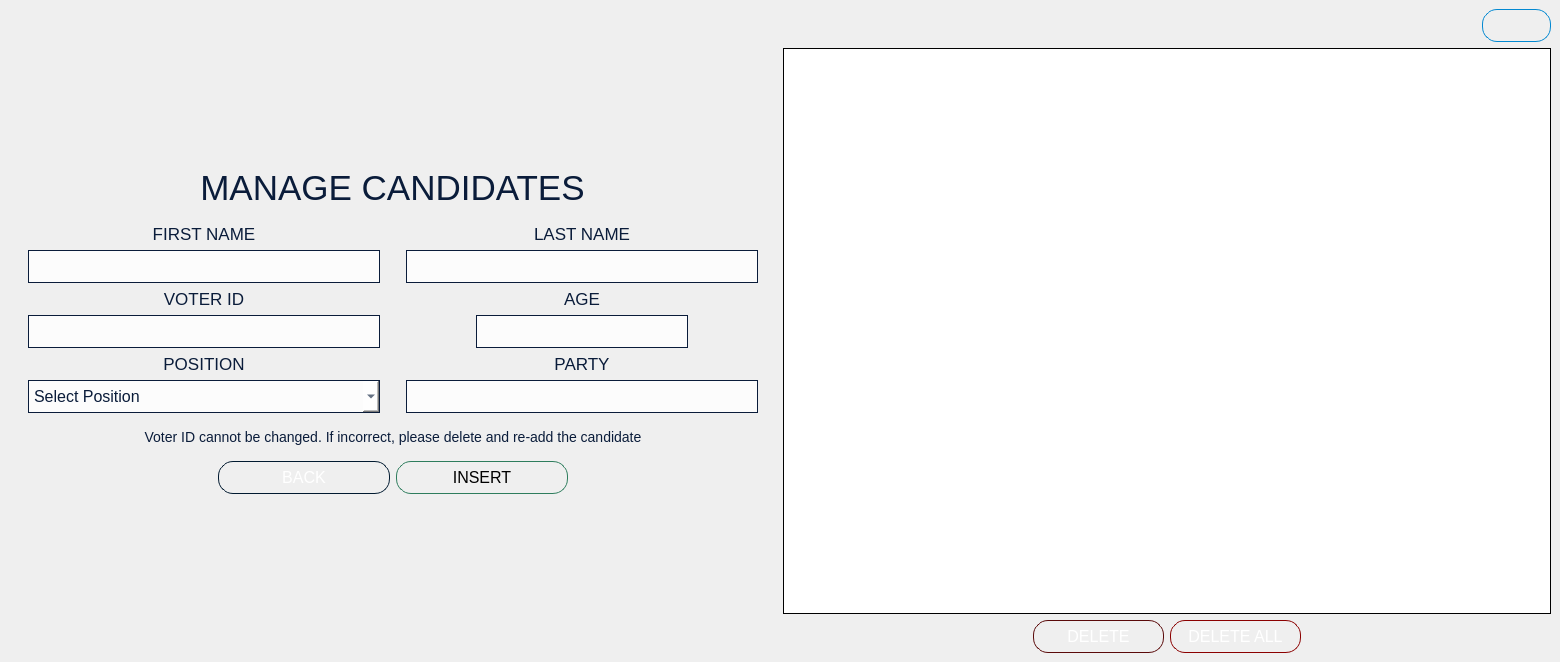
<?xml version="1.0" encoding="UTF-8"?>
<ui version="4.0">
 <class>candidatesmanagement</class>
 <widget class="QMainWindow" name="candidatesmanagement">
  <property name="geometry">
   <rect>
    <x>0</x>
    <y>0</y>
    <width>1560</width>
    <height>662</height>
   </rect>
  </property>
  <property name="windowTitle">
   <string>PolliTech</string>
  </property>
  <property name="windowIcon">
   <iconset resource="../VVM.qrc">
    <normaloff>:/backgrounds/Smol logo no bg.png</normaloff>:/backgrounds/Smol logo no bg.png</iconset>
  </property>
  <property name="styleSheet">
   <string notr="true"/>
  </property>
  <widget class="QWidget" name="centralwidget">
   <property name="styleSheet">
    <string notr="true">QWidget {
	background: qlineargradient(
        x1: 0, y1: 0,
        x2: 0, y2: 1,
        stop: 0 #f0f0f0,
        stop: 1 #e0e0e0
    );
}</string>
   </property>
   <layout class="QGridLayout" name="gridLayout_2">
    <item row="0" column="0">
     <widget class="QFrame" name="frame">
      <property name="sizePolicy">
       <sizepolicy hsizetype="Preferred" vsizetype="Maximum">
        <horstretch>0</horstretch>
        <verstretch>0</verstretch>
       </sizepolicy>
      </property>
      <property name="styleSheet">
       <string notr="true">background-color: none;</string>
      </property>
      <property name="frameShape">
       <enum>QFrame::Shape::NoFrame</enum>
      </property>
      <property name="frameShadow">
       <enum>QFrame::Shadow::Raised</enum>
      </property>
      <layout class="QGridLayout" name="gridLayout">
       <item row="0" column="0">
        <layout class="QVBoxLayout" name="verticalLayout_11">
         <property name="bottomMargin">
          <number>0</number>
         </property>
         <item alignment="Qt::AlignmentFlag::AlignHCenter|Qt::AlignmentFlag::AlignVCenter">
          <widget class="QLabel" name="label">
           <property name="sizePolicy">
            <sizepolicy hsizetype="Preferred" vsizetype="Fixed">
             <horstretch>0</horstretch>
             <verstretch>0</verstretch>
            </sizepolicy>
           </property>
           <property name="styleSheet">
            <string notr="true">QLabel {
	font: 700 9pt &quot;Segoe UI&quot;;
	font-size: 35px;
	color: #0A1C3A;
	background-color: none;
}</string>
           </property>
           <property name="text">
            <string>MANAGE CANDIDATES</string>
           </property>
           <property name="alignment">
            <set>Qt::AlignmentFlag::AlignCenter</set>
           </property>
          </widget>
         </item>
         <item>
          <layout class="QHBoxLayout" name="horizontalLayout_3">
           <property name="topMargin">
            <number>10</number>
           </property>
           <item>
            <layout class="QVBoxLayout" name="verticalLayout_7">
             <item>
              <layout class="QVBoxLayout" name="verticalLayout">
               <property name="leftMargin">
                <number>10</number>
               </property>
               <property name="rightMargin">
                <number>10</number>
               </property>
               <item>
                <widget class="QLabel" name="label_3">
                 <property name="styleSheet">
                  <string notr="true">QLabel {
	font: 600 9pt &quot;Segoe UI&quot;;
	font-size: 17px;
	color: #0A1C3A;
}</string>
                 </property>
                 <property name="text">
                  <string>FIRST NAME</string>
                 </property>
                 <property name="alignment">
                  <set>Qt::AlignmentFlag::AlignCenter</set>
                 </property>
                </widget>
               </item>
               <item>
                <widget class="QLineEdit" name="lineEdit_first_name">
                 <property name="sizePolicy">
                  <sizepolicy hsizetype="MinimumExpanding" vsizetype="Fixed">
                   <horstretch>0</horstretch>
                   <verstretch>0</verstretch>
                  </sizepolicy>
                 </property>
                 <property name="focusPolicy">
                  <enum>Qt::FocusPolicy::StrongFocus</enum>
                 </property>
                 <property name="styleSheet">
                  <string notr="true">QLineEdit {
background-color: rgba(255,255,255,200);
color: #0A1C3A;
font: 14pt &quot;Segoe UI&quot;;
font-size: 16px;
padding: 5px;
border: 1px solid #0A1C3A;
}</string>
                 </property>
                 <property name="alignment">
                  <set>Qt::AlignmentFlag::AlignCenter</set>
                 </property>
                </widget>
               </item>
              </layout>
             </item>
             <item>
              <layout class="QVBoxLayout" name="verticalLayout_3">
               <property name="leftMargin">
                <number>10</number>
               </property>
               <property name="rightMargin">
                <number>10</number>
               </property>
               <item>
                <widget class="QLabel" name="label_2">
                 <property name="styleSheet">
                  <string notr="true">QLabel {
	font: 600 9pt &quot;Segoe UI&quot;;
	font-size: 17px;
	color: #0A1C3A;
}</string>
                 </property>
                 <property name="text">
                  <string>VOTER ID</string>
                 </property>
                 <property name="alignment">
                  <set>Qt::AlignmentFlag::AlignCenter</set>
                 </property>
                </widget>
               </item>
               <item>
                <widget class="QLineEdit" name="lineEdit_voter_id">
                 <property name="sizePolicy">
                  <sizepolicy hsizetype="MinimumExpanding" vsizetype="Fixed">
                   <horstretch>0</horstretch>
                   <verstretch>0</verstretch>
                  </sizepolicy>
                 </property>
                 <property name="focusPolicy">
                  <enum>Qt::FocusPolicy::StrongFocus</enum>
                 </property>
                 <property name="styleSheet">
                  <string notr="true">QLineEdit {
background-color: rgba(255,255,255,200);
color: #0A1C3A;
font: 14pt &quot;Segoe UI&quot;;
font-size: 16px;
padding: 5px;
border: 1px solid #0A1C3A;
}</string>
                 </property>
                 <property name="alignment">
                  <set>Qt::AlignmentFlag::AlignCenter</set>
                 </property>
                </widget>
               </item>
              </layout>
             </item>
             <item>
              <layout class="QVBoxLayout" name="verticalLayout_5">
               <property name="leftMargin">
                <number>10</number>
               </property>
               <property name="rightMargin">
                <number>10</number>
               </property>
               <item>
                <widget class="QLabel" name="label_7">
                 <property name="styleSheet">
                  <string notr="true">QLabel {
	font: 600 9pt &quot;Segoe UI&quot;;
	font-size: 17px;
	color: #0A1C3A;
}</string>
                 </property>
                 <property name="text">
                  <string>POSITION</string>
                 </property>
                 <property name="alignment">
                  <set>Qt::AlignmentFlag::AlignCenter</set>
                 </property>
                </widget>
               </item>
               <item>
                <widget class="QComboBox" name="comboBox_positions">
                 <property name="sizePolicy">
                  <sizepolicy hsizetype="MinimumExpanding" vsizetype="Fixed">
                   <horstretch>0</horstretch>
                   <verstretch>0</verstretch>
                  </sizepolicy>
                 </property>
                 <property name="cursor">
                  <cursorShape>PointingHandCursor</cursorShape>
                 </property>
                 <property name="focusPolicy">
                  <enum>Qt::FocusPolicy::StrongFocus</enum>
                 </property>
                 <property name="styleSheet">
                  <string notr="true">QComboBox {
	font: 14pt &quot;Segoe UI&quot;;
    font-size: 16px;
    color: #0A1C3A;
    background-color: rgba(255,255,255,200);
    border: 1px solid #0A1C3A;
    padding: 5px;
}
</string>
                 </property>
                 <property name="currentText">
                  <string>Select Position</string>
                 </property>
                 <property name="sizeAdjustPolicy">
                  <enum>QComboBox::SizeAdjustPolicy::AdjustToContentsOnFirstShow</enum>
                 </property>
                 <item>
                  <property name="text">
                   <string>Select Position</string>
                  </property>
                 </item>
                 <item>
                  <property name="text">
                   <string>Barangay Captain</string>
                  </property>
                 </item>
                 <item>
                  <property name="text">
                   <string>Barangay Councilor</string>
                  </property>
                 </item>
                 <item>
                  <property name="text">
                   <string>SK Chairman</string>
                  </property>
                 </item>
                 <item>
                  <property name="text">
                   <string>SK Councilor</string>
                  </property>
                 </item>
                </widget>
               </item>
              </layout>
             </item>
            </layout>
           </item>
           <item>
            <layout class="QVBoxLayout" name="verticalLayout_8">
             <item>
              <layout class="QVBoxLayout" name="verticalLayout_2">
               <property name="leftMargin">
                <number>10</number>
               </property>
               <property name="rightMargin">
                <number>10</number>
               </property>
               <item>
                <widget class="QLabel" name="label_4">
                 <property name="styleSheet">
                  <string notr="true">QLabel {
	font: 600 9pt &quot;Segoe UI&quot;;
	font-size: 17px;
	color: #0A1C3A;
}</string>
                 </property>
                 <property name="text">
                  <string>LAST NAME</string>
                 </property>
                 <property name="alignment">
                  <set>Qt::AlignmentFlag::AlignCenter</set>
                 </property>
                </widget>
               </item>
               <item>
                <widget class="QLineEdit" name="lineEdit_last_name">
                 <property name="sizePolicy">
                  <sizepolicy hsizetype="MinimumExpanding" vsizetype="Fixed">
                   <horstretch>0</horstretch>
                   <verstretch>0</verstretch>
                  </sizepolicy>
                 </property>
                 <property name="focusPolicy">
                  <enum>Qt::FocusPolicy::StrongFocus</enum>
                 </property>
                 <property name="styleSheet">
                  <string notr="true">QLineEdit {
background-color: rgba(255,255,255,200);
color: #0A1C3A;
font: 14pt &quot;Segoe UI&quot;;
font-size: 16px;
padding: 5px;
border: 1px solid #0A1C3A;
}</string>
                 </property>
                 <property name="alignment">
                  <set>Qt::AlignmentFlag::AlignCenter</set>
                 </property>
                </widget>
               </item>
              </layout>
             </item>
             <item>
              <layout class="QVBoxLayout" name="verticalLayout_4">
               <property name="leftMargin">
                <number>80</number>
               </property>
               <property name="rightMargin">
                <number>80</number>
               </property>
               <item>
                <widget class="QLabel" name="label_5">
                 <property name="styleSheet">
                  <string notr="true">QLabel {
	font: 600 9pt &quot;Segoe UI&quot;;
	font-size: 17px;
	color: #0A1C3A;
}</string>
                 </property>
                 <property name="text">
                  <string>AGE</string>
                 </property>
                 <property name="alignment">
                  <set>Qt::AlignmentFlag::AlignCenter</set>
                 </property>
                </widget>
               </item>
               <item>
                <widget class="QLineEdit" name="lineEdit_age">
                 <property name="sizePolicy">
                  <sizepolicy hsizetype="MinimumExpanding" vsizetype="Fixed">
                   <horstretch>0</horstretch>
                   <verstretch>0</verstretch>
                  </sizepolicy>
                 </property>
                 <property name="focusPolicy">
                  <enum>Qt::FocusPolicy::StrongFocus</enum>
                 </property>
                 <property name="styleSheet">
                  <string notr="true">QLineEdit {
background-color: rgba(255,255,255,200);
color: #0A1C3A;
font: 14pt &quot;Segoe UI&quot;;
font-size: 16px;
padding: 5px;
border: 1px solid #0A1C3A;
}</string>
                 </property>
                 <property name="alignment">
                  <set>Qt::AlignmentFlag::AlignCenter</set>
                 </property>
                </widget>
               </item>
              </layout>
             </item>
             <item>
              <layout class="QVBoxLayout" name="verticalLayout_6">
               <property name="leftMargin">
                <number>10</number>
               </property>
               <property name="rightMargin">
                <number>10</number>
               </property>
               <item>
                <widget class="QLabel" name="label_8">
                 <property name="styleSheet">
                  <string notr="true">QLabel {
	font: 600 9pt &quot;Segoe UI&quot;;
	font-size: 17px;
	color: #0A1C3A;
}</string>
                 </property>
                 <property name="text">
                  <string>PARTY</string>
                 </property>
                 <property name="alignment">
                  <set>Qt::AlignmentFlag::AlignCenter</set>
                 </property>
                </widget>
               </item>
               <item>
                <widget class="QLineEdit" name="lineEdit_party">
                 <property name="sizePolicy">
                  <sizepolicy hsizetype="MinimumExpanding" vsizetype="Fixed">
                   <horstretch>0</horstretch>
                   <verstretch>0</verstretch>
                  </sizepolicy>
                 </property>
                 <property name="focusPolicy">
                  <enum>Qt::FocusPolicy::StrongFocus</enum>
                 </property>
                 <property name="styleSheet">
                  <string notr="true">QLineEdit {
background-color: rgba(255,255,255,200);
color: #0A1C3A;
font: 14pt &quot;Segoe UI&quot;;
font-size: 16px;
padding: 5px;
border: 1px solid #0A1C3A;
}</string>
                 </property>
                 <property name="alignment">
                  <set>Qt::AlignmentFlag::AlignCenter</set>
                 </property>
                </widget>
               </item>
              </layout>
             </item>
            </layout>
           </item>
          </layout>
         </item>
         <item>
          <layout class="QVBoxLayout" name="verticalLayout_10">
           <property name="topMargin">
            <number>10</number>
           </property>
           <item>
            <widget class="QLabel" name="label_6">
             <property name="sizePolicy">
              <sizepolicy hsizetype="Preferred" vsizetype="Fixed">
               <horstretch>0</horstretch>
               <verstretch>0</verstretch>
              </sizepolicy>
             </property>
             <property name="styleSheet">
              <string notr="true">QLabel {
	font: italic 11pt &quot;Segoe UI&quot;;
	font-size: 14px;
	color: #0A1C3A;
	background-color: none;
}</string>
             </property>
             <property name="text">
              <string>Voter ID cannot be changed. If incorrect, please delete and re-add the candidate</string>
             </property>
             <property name="alignment">
              <set>Qt::AlignmentFlag::AlignCenter</set>
             </property>
            </widget>
           </item>
           <item>
            <layout class="QHBoxLayout" name="horizontalLayout">
             <property name="leftMargin">
              <number>200</number>
             </property>
             <property name="topMargin">
              <number>10</number>
             </property>
             <property name="rightMargin">
              <number>200</number>
             </property>
             <property name="bottomMargin">
              <number>0</number>
             </property>
             <item>
              <widget class="QPushButton" name="pushButton_back">
               <property name="minimumSize">
                <size>
                 <width>125</width>
                 <height>31</height>
                </size>
               </property>
               <property name="cursor">
                <cursorShape>PointingHandCursor</cursorShape>
               </property>
               <property name="focusPolicy">
                <enum>Qt::FocusPolicy::TabFocus</enum>
               </property>
               <property name="styleSheet">
                <string notr="true">QPushButton {
    font: 600 9pt &quot;Segoe UI&quot;;
    font-size: 16px;
    color: white;

    background-color: qlineargradient(
        x1:0, y1:0, x2:0, y2:1,
        stop:0 rgb(1, 120, 200),
        stop:1 rgb(1, 100, 182)
    );

    border: 1px solid rgb(1, 26, 48);
    border-radius: 15px;
    padding: 6px 12px;
}

QPushButton:hover {
    background-color: qlineargradient(
        x1:0, y1:0, x2:0, y2:1,
        stop:0 rgb(30, 145, 220),
        stop:1 rgb(0, 90, 165)
    );
}

QPushButton:pressed {
    background-color: rgb(0, 75, 140);
    padding-top: 6px;
    padding-bottom: 4px;
}

QPushButton:focus {
    outline: none;
    border: 2px solid #0A1C3A;
}</string>
               </property>
               <property name="text">
                <string>BACK</string>
               </property>
              </widget>
             </item>
             <item>
              <widget class="QPushButton" name="pushButton_insert">
               <property name="minimumSize">
                <size>
                 <width>126</width>
                 <height>31</height>
                </size>
               </property>
               <property name="cursor">
                <cursorShape>PointingHandCursor</cursorShape>
               </property>
               <property name="focusPolicy">
                <enum>Qt::FocusPolicy::TabFocus</enum>
               </property>
               <property name="styleSheet">
                <string notr="true">QPushButton {
    font: 600 9pt &quot;Segoe UI&quot;;
    font-size: 16px;
    color: black;
    background-color: qlineargradient(
        spread:pad, x1:0, y1:0, x2:0, y2:1,
        stop:0 #6FE1A4, stop:1 #3CA36E
    );
    border: 1px solid #2e7d5d;
    border-radius: 15px;
    padding: 6px 12px;
}

QPushButton:hover {
    background-color: qlineargradient(
        spread:pad, x1:0, y1:0, x2:0, y2:1,
        stop:0 #7FFFB2, stop:1 #4BB97E
    );
}

QPushButton:pressed {
    background-color: qlineargradient(
        spread:pad, x1:0, y1:0, x2:0, y2:1,
        stop:0 #3CA36E, stop:1 #6FE1A4
    );
    padding-top: 7px;
    padding-bottom: 3px;
}

QPushButton:focus {
    outline: none;
    border: 2px solid #1A5E3B;
}
</string>
               </property>
               <property name="text">
                <string>INSERT</string>
               </property>
              </widget>
             </item>
            </layout>
           </item>
          </layout>
         </item>
        </layout>
       </item>
      </layout>
     </widget>
    </item>
    <item row="0" column="1">
     <layout class="QVBoxLayout" name="verticalLayout_9">
      <item>
       <layout class="QHBoxLayout" name="horizontalLayout_4">
        <item>
         <spacer name="horizontalSpacer_3">
          <property name="orientation">
           <enum>Qt::Orientation::Horizontal</enum>
          </property>
          <property name="sizeHint" stdset="0">
           <size>
            <width>40</width>
            <height>20</height>
           </size>
          </property>
         </spacer>
        </item>
        <item>
         <widget class="QPushButton" name="refresh_button">
          <property name="cursor">
           <cursorShape>PointingHandCursor</cursorShape>
          </property>
          <property name="focusPolicy">
           <enum>Qt::FocusPolicy::TabFocus</enum>
          </property>
          <property name="toolTip">
           <string>&lt;html&gt;&lt;head/&gt;&lt;body&gt;&lt;p align=&quot;center&quot;&gt;Refresh&lt;/p&gt;&lt;/body&gt;&lt;/html&gt;</string>
          </property>
          <property name="whatsThis">
           <string>&lt;html&gt;&lt;head/&gt;&lt;body&gt;&lt;p align=&quot;center&quot;&gt;Refresh Button&lt;/p&gt;&lt;/body&gt;&lt;/html&gt;</string>
          </property>
          <property name="styleSheet">
           <string notr="true">QPushButton {
    font: 600 9pt &quot;Segoe UI&quot;;
    font-size: 16px;
    color: black;

    background-color: qlineargradient(
        x1:0, y1:0, x2:0, y2:1,
        stop:0 #B3E5FC,
        stop:1 #4FC3F7
    );

    border: 1px solid #0288D1;
    border-radius: 15px;
    padding: 6px 12px;
}

QPushButton:hover {
    background-color: qlineargradient(
        x1:0, y1:0, x2:0, y2:1,
        stop:0 #E1F5FE,
        stop:1 #81D4FA
    );
}

QPushButton:pressed {
    background-color: #29B6F6;
    padding-top: 6px;
    padding-bottom: 4px;
}

QPushButton:focus {
    outline: none;
    border: 2px solid #0288D1;
}
</string>
          </property>
          <property name="text">
           <string/>
          </property>
          <property name="icon">
           <iconset resource="../VVM.qrc">
            <normaloff>:/icons/buttons/icons/refresh-page-option.png</normaloff>:/icons/buttons/icons/refresh-page-option.png</iconset>
          </property>
         </widget>
        </item>
       </layout>
      </item>
      <item>
       <layout class="QVBoxLayout" name="verticalLayout_12">
        <item>
         <widget class="QTableWidget" name="candidate_tableWidget">
          <property name="sizePolicy">
           <sizepolicy hsizetype="Expanding" vsizetype="Expanding">
            <horstretch>0</horstretch>
            <verstretch>0</verstretch>
           </sizepolicy>
          </property>
          <property name="cursor" stdset="0">
           <cursorShape>PointingHandCursor</cursorShape>
          </property>
          <property name="focusPolicy">
           <enum>Qt::FocusPolicy::NoFocus</enum>
          </property>
          <property name="styleSheet">
           <string notr="true">QTableWidget {
color: black;
border: 1px solid black;
background-color: white;
}</string>
          </property>
          <property name="verticalScrollBarPolicy">
           <enum>Qt::ScrollBarPolicy::ScrollBarAsNeeded</enum>
          </property>
          <property name="horizontalScrollBarPolicy">
           <enum>Qt::ScrollBarPolicy::ScrollBarAsNeeded</enum>
          </property>
          <property name="sizeAdjustPolicy">
           <enum>QAbstractScrollArea::SizeAdjustPolicy::AdjustToContents</enum>
          </property>
          <property name="editTriggers">
           <set>QAbstractItemView::EditTrigger::DoubleClicked</set>
          </property>
          <property name="tabKeyNavigation">
           <bool>false</bool>
          </property>
          <property name="alternatingRowColors">
           <bool>false</bool>
          </property>
          <property name="selectionBehavior">
           <enum>QAbstractItemView::SelectionBehavior::SelectRows</enum>
          </property>
          <property name="sortingEnabled">
           <bool>true</bool>
          </property>
          <property name="cornerButtonEnabled">
           <bool>false</bool>
          </property>
          <attribute name="horizontalHeaderShowSortIndicator" stdset="0">
           <bool>true</bool>
          </attribute>
          <attribute name="verticalHeaderShowSortIndicator" stdset="0">
           <bool>false</bool>
          </attribute>
         </widget>
        </item>
        <item>
         <layout class="QHBoxLayout" name="horizontalLayout_2">
          <property name="leftMargin">
           <number>250</number>
          </property>
          <property name="rightMargin">
           <number>250</number>
          </property>
          <item>
           <widget class="QPushButton" name="list_delete_button">
            <property name="cursor">
             <cursorShape>PointingHandCursor</cursorShape>
            </property>
            <property name="focusPolicy">
             <enum>Qt::FocusPolicy::TabFocus</enum>
            </property>
            <property name="toolTip">
             <string>&lt;html&gt;&lt;head/&gt;&lt;body&gt;&lt;p align=&quot;center&quot;&gt;Delete candidate&lt;/p&gt;&lt;/body&gt;&lt;/html&gt;</string>
            </property>
            <property name="whatsThis">
             <string>&lt;html&gt;&lt;head/&gt;&lt;body&gt;&lt;p align=&quot;center&quot;&gt;Delete Button (One Person)&lt;/p&gt;&lt;/body&gt;&lt;/html&gt;</string>
            </property>
            <property name="styleSheet">
             <string notr="true">QPushButton {
    font: 600 9pt &quot;Segoe UI&quot;;
    font-size: 16px;
    color: white;

    background-color: qlineargradient(
        x1:0, y1:0, x2:0, y2:1,
        stop:0 rgb(220, 60, 50), 
        stop:1 rgb(180, 30, 30)
    );

    border: 1px solid #5A0A0A; 
    border-radius: 15px;
    padding: 6px 12px;
}

QPushButton:hover {
    background-color: qlineargradient(
        x1:0, y1:0, x2:0, y2:1,
        stop:0 rgb(240, 80, 70),
        stop:1 rgb(200, 40, 40)
    );
}

QPushButton:pressed {
    background-color: rgb(160, 20, 20);
    padding-top: 6px;
    padding-bottom: 4px;
}

QPushButton:focus {
    outline: none;
    border: 2px solid #8B0000;
}
</string>
            </property>
            <property name="text">
             <string>DELETE</string>
            </property>
           </widget>
          </item>
          <item>
           <widget class="QPushButton" name="list_deleteAll_button">
            <property name="cursor">
             <cursorShape>PointingHandCursor</cursorShape>
            </property>
            <property name="focusPolicy">
             <enum>Qt::FocusPolicy::TabFocus</enum>
            </property>
            <property name="toolTip">
             <string>&lt;html&gt;&lt;head/&gt;&lt;body&gt;&lt;p align=&quot;center&quot;&gt;Delete all candidates&lt;/p&gt;&lt;/body&gt;&lt;/html&gt;</string>
            </property>
            <property name="whatsThis">
             <string>&lt;html&gt;&lt;head/&gt;&lt;body&gt;&lt;p align=&quot;center&quot;&gt;Delete All Button&lt;/p&gt;&lt;/body&gt;&lt;/html&gt;</string>
            </property>
            <property name="styleSheet">
             <string notr="true">QPushButton {
    font: 600 9pt &quot;Segoe UI&quot;;
    font-size: 16px;
    color: white;

    background-color: qlineargradient(
        x1:0, y1:0, x2:0, y2:1,
        stop:0 rgb(240, 30, 20),
        stop:1 rgb(200, 20, 20)  
    );

    border: 1px solid #8B0000; 
    border-radius: 15px;
    padding: 6px 12px;
}

QPushButton:hover {
    background-color: qlineargradient(
        x1:0, y1:0, x2:0, y2:1,
        stop:0 rgb(255, 50, 40), 
        stop:1 rgb(210, 40, 30)
    );
}

QPushButton:pressed {
    background-color: rgb(180, 10, 10); 
    padding-top: 6px;
    padding-bottom: 4px;
}

QPushButton:focus {
    outline: none;
    border: 2px solid #B22222; 
}
</string>
            </property>
            <property name="text">
             <string>DELETE ALL</string>
            </property>
           </widget>
          </item>
         </layout>
        </item>
       </layout>
      </item>
     </layout>
    </item>
   </layout>
  </widget>
 </widget>
 <tabstops>
  <tabstop>lineEdit_first_name</tabstop>
  <tabstop>lineEdit_last_name</tabstop>
  <tabstop>lineEdit_voter_id</tabstop>
  <tabstop>lineEdit_age</tabstop>
  <tabstop>comboBox_positions</tabstop>
  <tabstop>lineEdit_party</tabstop>
  <tabstop>pushButton_back</tabstop>
  <tabstop>pushButton_insert</tabstop>
  <tabstop>refresh_button</tabstop>
  <tabstop>list_delete_button</tabstop>
  <tabstop>list_deleteAll_button</tabstop>
 </tabstops>
 <resources>
  <include location="../VVM.qrc"/>
 </resources>
 <connections/>
</ui>
